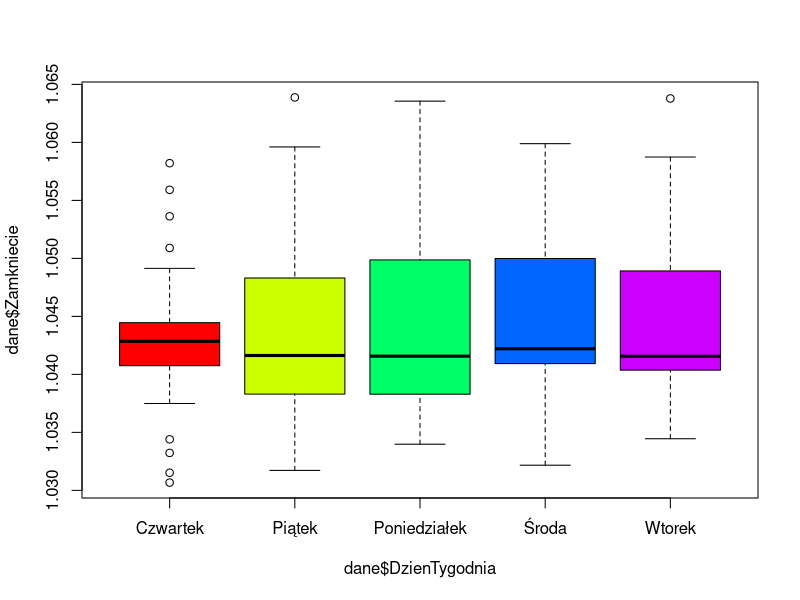
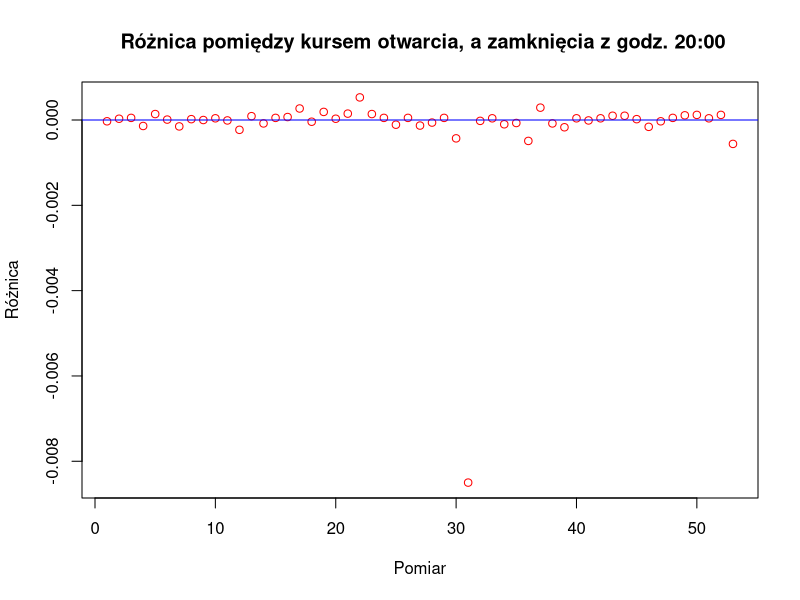
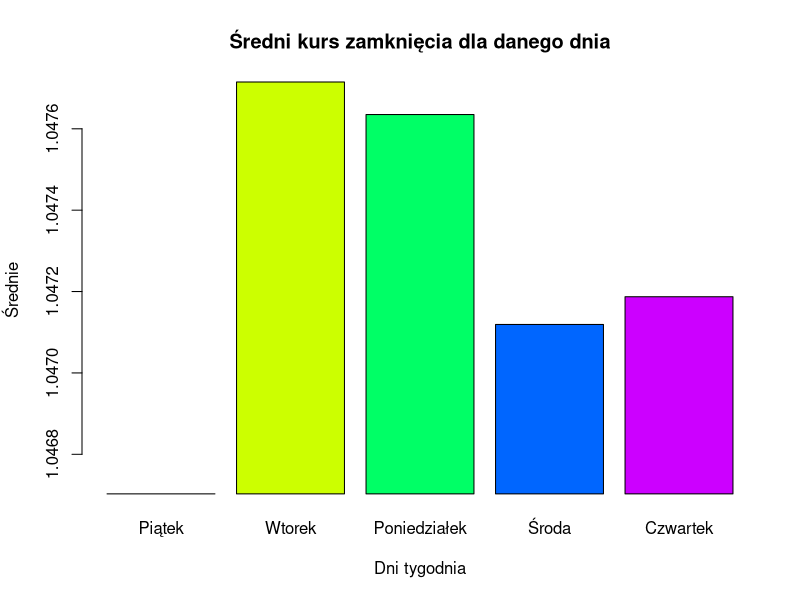

Here is the R script that generated these plots, in order:
## ---- chunk 1
knitr::opts_chunk$set(echo = TRUE)
## ---- chunk 2
dane <- read.csv2("mwozna-dane.csv", colClasses = c('character', 'character' , 'numeric', 'numeric'), dec='.')
dniTygodnia <- c("Środa","Czwartek","Piątek","Poniedziałek","Wtorek")
 for(i in 1:nrow(dane)){
   dane[i,5]<-dniTygodnia[(i-1)%%(length(dniTygodnia))+1]
 }
 colnames(dane)[5]  <- "DzienTygodnia"
 dane$DzienTygodnia = as.factor(dane$DzienTygodnia)
 Data <- as.Date(dane$Data, "%Y%m%d")
 dane$Data=Data
 Time <- strftime(strptime(dane$Godzina, format = '%H%M%S'), format = '%H')
 dane$Godzina = Time
 head(dane)
 
## ---- chunk 3
library(dplyr)
library(ggplot2)
## ---- chunk 4
dane %>% 
filter(Godzina == '20') %>%
  group_by(DzienTygodnia) %>%
    summarise(min_zamkniecie = min(Zamkniecie, na.rm = TRUE), min_otwarcie = min(Otwarcie, na.rm = TRUE))->dane1
## ---- chunk 5
boxplot(dane$Zamkniecie ~ dane$DzienTygodnia, col = rainbow(5))
## ---- chunk 6
dane %>% 
  filter(Godzina=='20')%>%
  select(Godzina,Otwarcie,Zamkniecie)%>%
  mutate(roznica=Zamkniecie-Otwarcie) -> dane2
## ---- chunk 7
plot(dane2$roznica,xlab = "Pomiar",ylab = "Różnica",main = " Różnica pomiędzy kursem otwarcia, a zamknięcia z godz. 20:00", col = 'red')
abline(h=0, col = 'blue')
## ---- chunk 8
dane %>%
  filter(Godzina=='20') %>%
   group_by(DzienTygodnia) %>% 
   summarise(max_zamkniecie=max(Zamkniecie,na.rm = TRUE),mean_zamkniecie = mean(Zamkniecie,na.rm=TRUE), std_zamkniecie = sd(Zamkniecie, na.rm = TRUE) ) %>%
  arrange(-max_zamkniecie,-mean_zamkniecie) ->dane3

## ---- chunk 9
barplot(dane3$mean_zamkniecie - min(dane3$mean_zamkniecie), names.arg = dane3$DzienTygodnia , offset = min(dane3$mean_zamkniecie),main="Średni kurs zamknięcia dla danego dnia",xlab = "Dni tygodnia",ylab = "Średnie", col = rainbow(5))
